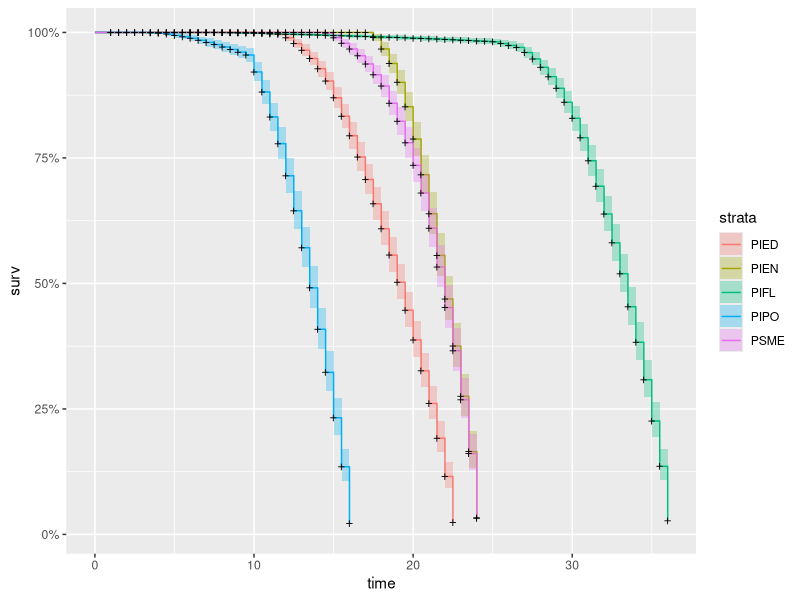
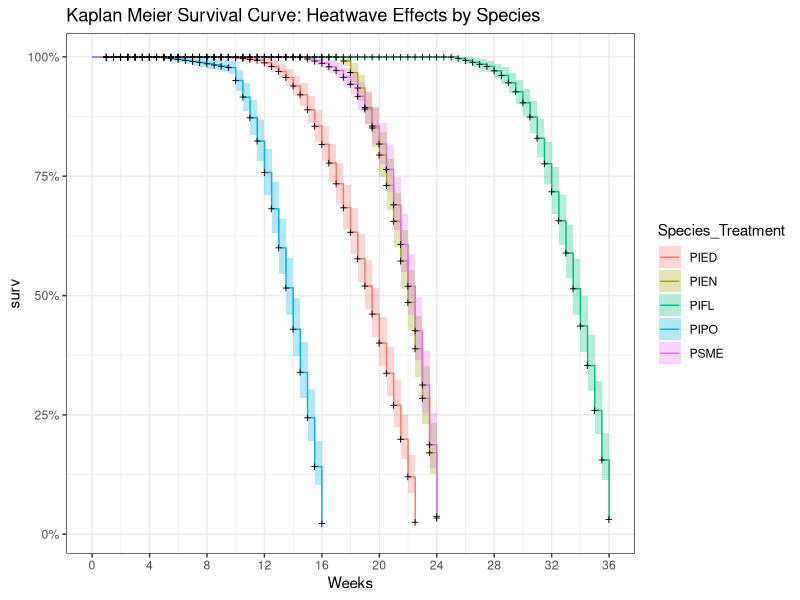

Reproduce these figures in R, in order. (Note: this script raises an error after producing the figures.)
#kaplan meier survival curve analysis
#Alexandra Lalor
#allielalor@arizona.edu
#allielalor@gmail.com
#First created: 2022-02-01
#Last updated: 2022-08-27

#load packages
library(tidyverse)
library(survival) # core survival analysis function
library(survminer) # recommended for visualizing survival curves
library(ggplot2)
library(ggfortify)

#read CSVs
Phase1_Data <- read_csv("data_analysis/Phase1_Data.csv")

#check out data
glimpse(Phase1_Data)

#convert variables
Phase1_Data$Phase <- as.factor(Phase1_Data$Phase)
Phase1_Data$Chamber <- as.factor(Phase1_Data$Chamber)
Phase1_Data$ScientificName <- as.factor(Phase1_Data$ScientificName)
Phase1_Data$CommonName <- as.factor(Phase1_Data$CommonName)
Phase1_Data$Species <- as.factor(Phase1_Data$Species)
Phase1_Data$Treatment_temp <- as.factor(Phase1_Data$Treatment_temp)
Phase1_Data$Treatment_water <- as.factor(Phase1_Data$Treatment_water)
Phase1_Data$PorometerSubset <- as.factor(Phase1_Data$PorometerSubset)
Phase1_Data$Dead <- as.factor(Phase1_Data$Dead)
Phase1_Data$Heatwave_graph <- as.factor(Phase1_Data$Heatwave_graph)
Phase1_Data$Heatwave <- as.factor(Phase1_Data$Heatwave)


#Kaplan Meier Survival Curve - combined
km <- with(Phase1_Data, Surv(Week, Dead_Count))
km_species_fit <- survfit(Surv(Week, Dead_Count)~Species, data=Phase1_Data)
autoplot(km_species_fit)  

#summary stats
range(Phase1_Data$Week)

Phase1_Data <- Phase1_Data %>% 
  filter(Treatment_temp == "Ambient")

#Kaplan Meier Survival Curve - separated by treatment
km_treatment_fit <- survfit(Surv(Week, Dead_Count)~Species, data=Phase1_Data)
summary(km_treatment_fit)

autoplot(km_treatment_fit) +
  # scale_fill_brewer(palette = "Paired") +
  # scale_color_brewer(palette = "Paired") +
  scale_x_continuous(breaks = seq(0 , 36, by = 4)) +
  # annotate("segment",
  #          x = 7, xend = 7,
  #          y = 0, yend = 1,
  #          color = "red",
  #          linetype = "dashed",
  #          size = 0.8) +
  # geom_text(label = "Heatwave",
  #           x = 5, y = 0.78, color = "red", size = 3) +
  xlab("Weeks") +
  #ylab("Survivorship") +
  labs(title = "Kaplan Meier Survival Curve: Heatwave Effects by Species",
       color = "Species_Treatment", fill = "Species_Treatment") +
  theme_bw()


#Kaplan Meier Survival Curve - separated by treatment - STRESS WEEK

Phase1_Data_Weight <- read.csv("data_analysis/Phase1_Data_Weight.csv")

km_treatment_fit_stress <- survfit(Surv(Stress_Week_Start, Dead_Count)~Heatwave_graph, data=Phase1_Data_Weight)
summary(km_treatment_fit_stress)

autoplot(km_treatment_fit_stress) +
  scale_fill_brewer(palette = "Paired") +
  scale_color_brewer(palette = "Paired") +
  scale_x_continuous(breaks = seq(0 , 36, by = 4)) +
  xlab("Weeks after Stress Point") +
  #ylab("Survivorship") +
  labs(title = "Kaplan Meier Survival Curve: Heatwave Effects by Species",
       color = "Species_Treatment", fill = "Species_Treatment") +
  theme_bw()

#################################################################################
heatwave_summary <- read_csv("data_analysis/heatwave_summary.csv")

heatwave_summary %>% 
  filter(Treatment_temp == "Ambient") %>% 
  ggplot(aes(x = median,
             y = reorder(Species, median),
             color = Species)) +
  geom_point() +
  xlim(0,36) +
  #scale_x_continuous(breaks = seq(0 , 36, by = 4)) +
  xlab("Median Death Date, 95% C.I.") +
  ylab("Species") +
  geom_errorbar(aes(xmin = CI_lower_med, xmax = CI_upper_med)) +
  theme_minimal() +
  theme(legend.position = "none")

################################################################################

Phase1_Data_Avg <- Phase1_Data %>% 
  #filter(SpeciesID != "PIFL16") %>%
  group_by(Species, Treatment_temp, Treatment_water, Week) %>%
  summarize(Dead_Count = sum(Dead_Count))
Phase1_Data_Avg <- Phase1_Data_Avg %>% 
  mutate(Live_Count = 20 - Dead_Count,
         Survivorship = ((Live_Count/20)*100))

Phase1_Data_Avg %>% 
  filter(Treatment_water == "Drought", !is.na(Dead_Count)) %>% 
  group_by(Species, Treatment_temp) %>% 
  ggplot(aes(x = Week,
             y = Survivorship,
             color = Treatment_temp)) +
  geom_point() +
  geom_line() +
  facet_wrap(~Species) +
  theme_minimal() +
  scale_color_discrete(direction = -1)

Phase1_Data_Avg %>% 
  filter(Treatment_water == "Drought", !is.na(Dead_Count)) %>% 
  group_by(Species, Treatment_temp) %>% 
  ggplot(aes(x = Week,
             y = Survivorship,
             color = Species,
             fill = Treatment_temp)) +
  geom_point() +
  geom_line() +
  #facet_wrap(~Species) +
  theme_minimal() +
  scale_color_discrete(direction = -1)

###################################################################################
#Dead Week data
Dead_Week <- Phase1_Data %>% 
  filter(Treatment_water == "Drought") %>% 
  group_by(Species, Treatment_temp, Dead_Week) %>% 
  summarize(SpeciesID = unique(SpeciesID))

Dead_Week <- Dead_Week %>% 
  mutate(Dead_Week_round = rnd(Dead_Week))


#histogram
Dead_Week %>% 
  group_by(Species, Treatment_temp) %>% 
  ggplot(aes(x = Dead_Week,
             fill = Treatment_temp)) +
  geom_histogram(binwidth = 1) +
  scale_fill_discrete(direction = -1) +
  #ylim(0, 12.5) +
  xlim(0, 40) +
  facet_grid(reorder(Species, Dead_Week, mean) ~ Treatment_temp) +
  theme_minimal()


#boxplot
Dead_Week %>% 
  group_by(Species, Treatment_temp) %>% 
  arrange(Dead_Week) %>% 
  #filter(Species == "PIFL") %>% 
  ggplot(aes(x = Dead_Week,
             y = reorder(Species, Dead_Week, mean),
             fill = Treatment_temp)) +
  geom_boxplot() +
  xlim(0, 40) +
  ylab("Species") +
  annotate("segment",
           x = 7, xend = 7,
           y = 0, yend = 6,
           color = "red",
           linetype = "dashed",
           size = 0.4) +
  theme_minimal() +
  scale_fill_discrete(direction = -1)
